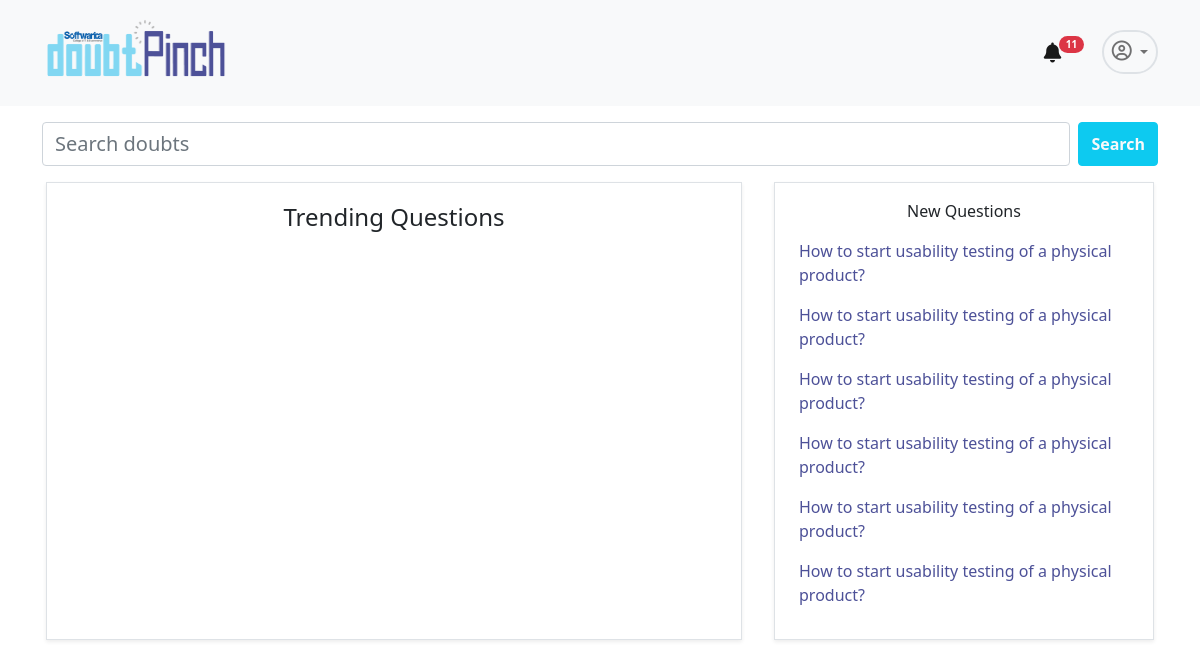
The page /app/home/ on the database as committed earlier.
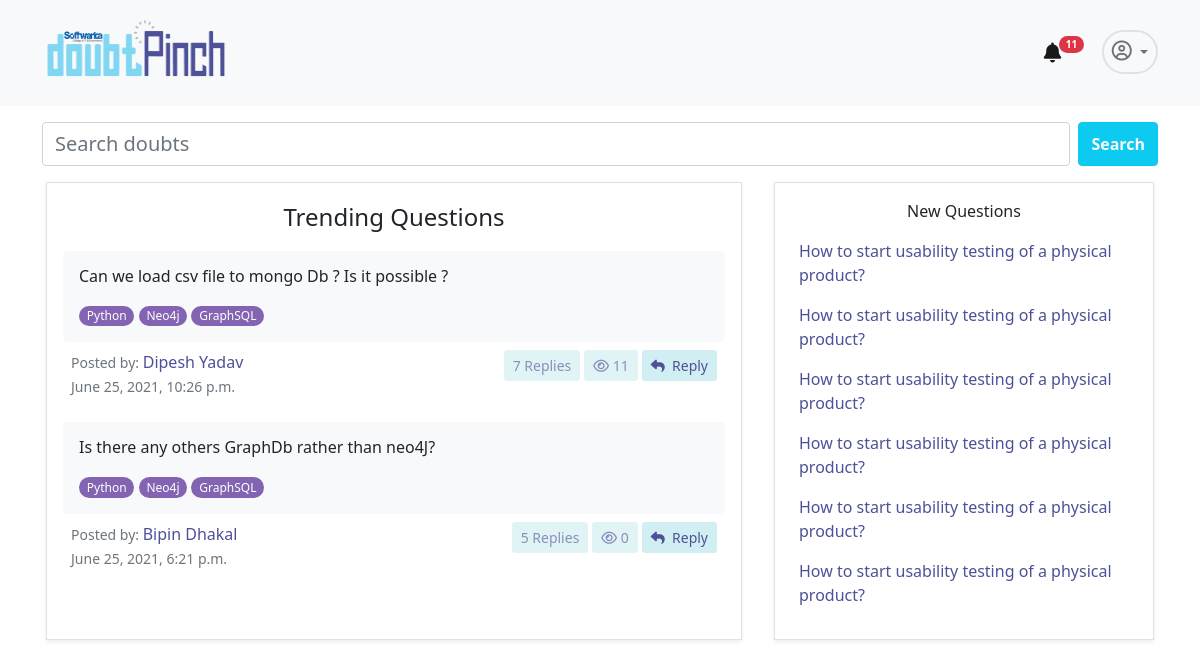
The same page on the database as committed later.
### dpapp/models.py (models this page shows, shortened)
class Doubt(models.Model):
    user= models.ForeignKey(User,on_delete=models.CASCADE)
    title= models.TextField(null=False)
    description=models.TextField(null=True, blank=True)
    created_on = models.DateTimeField(default=datetime.now, blank=True)
    tags=models.CharField(max_length=255, null=True)
    views= models.IntegerField(default=0)
    @property
    def total_replies(self):
        totalreplies = Answer.objects.filter(doubt=self).count()
        return totalreplies

### accounts/models.py (models this page shows, shortened)
class User(AbstractUser):
    username = None#models.CharField(max_length=255, null=True, blank=True)
    email = models.EmailField(
        verbose_name='email address',
        max_length=255,
        unique=True,
    )
    email_confirmed = models.BooleanField(default=False) #initially this field is false but will se chan
    is_active = models.BooleanField(default=False)
    is_staff = models.BooleanField(default=False) # a admin user; non super-user
    is_admin = models.BooleanField(default=False)
    is_seller = models.BooleanField(default=False)
    is_customer = models.BooleanField(default=False)
    USERNAME_FIELD = 'email'
    REQUIRED_FIELDS = [] #emaila nd password are required fields and first name and last name is inherited from the user creation model
    object = UserManager()

### dpapp/views.py (the view)
# urls.py: 2. Add a URL to urlpatterns:  path('', Home.as_view(), name='home')
class Home(ListView):
    template_name="dpapp/home.html"
    model= Doubt
    def get_context_data(self, **kwargs):
        context = super(Home, self).get_context_data(**kwargs)
        doubts=Doubt.objects.all().order_by('-views')
        newdoubts=Doubt.objects.all().order_by('-id')
        paginator= Paginator(doubts, 2)
        page = self.request.GET.get('page')
        try:
            doubts = paginator.page(page)
        except PageNotAnInteger:
            doubts = paginator.page(1)
        except EmptyPage:
            doubts = paginator.page(paginator.num_pages)
        context.update({'doubts':doubts,'newdoubts':newdoubts,'page':page})
        return context

### templates/dpapp/home.html (shortened to what this page needs)
{% extends 'dpapp/base.html' %}
        {% block navbar%}
        <div class="container">
            <form class="d-flex mt-3">
                <input class="form-control me-2 fs-5 fw-light" type="search" placeholder="Search doubts"
                    aria-label="Search">
                <button class="btn btn-info text-light fw-bold" type="submit">Search</button>
            </form>
            <div class="row mt-3 ">
                <div class="col border shadow-sm p-3 mx-3 mb-3">
                    <p class="fw-light fs-4 text-center">Trending Questions</p>
                    {% for i in doubts %}
                    <div class="mt-1">
                        <div class="bg-light mt-2 p-3 rounded-3  ">
                            <p class="h6 text-dark mb-3">{{i.title}}</p>
                            <span class="badge rounded-pill bg-purple fw-normal">Python</span>
                            <span class="badge rounded-pill  bg-purple fw-normal">Neo4j</span>
                            <span class="badge rounded-pill  bg-purple fw-normal">GraphSQL</span>
                        </div>
                        <div class="d-flex bd-highlight mb-3">
                            <div class="me-auto p-2 bd-highlight">
                                <small class="text-muted">Posted by: <span class="fs-6 text-pinch">{{i.user.first_name}} {{i.user.last_name}}</span></small><br>
                                <small class="text-muted">{{i.created_on}}</span></small>
                            </div>
                            <div class="p-2 bd-highlight">
                                <div class="d-flex justify-content-center">
                                    <a href="" class="btn btn-doubt btn-sm text-pinch disabled me-1"> {{i.total_replies}} Replies</a>
                                    <a href="" class="btn btn-doubt btn-sm text-pinch disabled me-1"><i
                                            class="far fa-eye"></i> {{i.views}}</a>
                                    <a href="{% url 'dpapp:detail' i.id %}" class="btn btn-doubt btn-sm text-pinch "><i
                                            class="fas fa-reply"></i>&nbsp; Reply</a>
                                </div>
                            </div>
                        </div>
                    </div>
                    {% endfor %}
                </div>
                <div class="col-lg-4 col-11 border shadow-sm mx-3 py-3 px-4 mb-3">
                    <p class="fw-light fs-6 text-center">New Questions</p>
                    <a href="" class="text-pinch text-decoration-none fs-6">
                        <p>How to start usability testing of a physical product? </p>
                    </a>
                    <a href="" class="text-pinch text-decoration-none fs-6">
                        <p>How to start usability testing of a physical product? </p>
                    </a>
                    <a href="" class="text-pinch text-decoration-none fs-6">
                        <p>How to start usability testing of a physical product? </p>
                    </a>
                    <a href="" class="text-pinch text-decoration-none fs-6">
                        <p>How to start usability testing of a physical product? </p>
                    </a>
                    <a href="" class="text-pinch text-decoration-none fs-6">
                        <p>How to start usability testing of a physical product? </p>
                    </a>
                    <a href="" class="text-pinch text-decoration-none fs-6">
                        <p>How to start usability testing of a physical product? </p>
                    </a>
                </div>
            </div>
        </div>
{% endblock %}

### templates/dpapp/base.html (shortened to what this page needs)
<!DOCTYPE html>
{% load static %}
<html lang="en">
<head>
    <link href="https://cdn.jsdelivr.net/npm/bootstrap@5.0.1/dist/css/bootstrap.min.css" rel="stylesheet"
>
</head>
<body>
    <nav class="navbar navbar-expand-lg navbar-light bg-light">
        <div class="container">
            <a class="navbar-brand" href="{% url 'dpapp:home'%}">
                <img src="{% static 'accounts/pics/logo.png' %}" alt="" width="190" height="80">
            </a>
            <div class="collapse navbar-collapse" id="navbarNavDropdown">
                <ul class="navbar-nav ms-auto ">
                    <li class="nav-item me-2">
                        <a class="nav-link active fs-5" aria-current="page" href="#"><i
                                class="fas fa-bell"></i><span class="badge rounded-pill bg-danger "
                                style="font-size: 10px; position:relative; top:-12px; left:-2px">11</span> </a>
                    </li>
                    <li class="nav-item dropdown ">
                        <a class="nav-link dropdown-toggle border rounded-pill border-2 p-2" href="#"
                            id="navbarDropdownMenuLink" role="button" data-bs-toggle="dropdown"
                            aria-expanded="false">
                            <i class="far fa-user-circle fs-5"></i> {{user.first_name}}
                        </a>
                    </li>
                </ul>
            </div>
        </div>
    </nav>
    {% block navbar %}
    {% endblock %}
</body>
</html>

### templates/dpapp/base.html (style rules this page uses)
.bg-purple { background-color: #8364b2 !important; }
.text-pinch { color: #4D5198; }
.btn-doubt { background-color: #D1EFF2; }

Rows that differ between the two databases and show on the page:
added Doubt: title "Can we load csv file to mongo Db ? Is it possible ?", user.first_name "Dipesh", user.last_name "Yadav", created_on "June 25, 2021, 10:26 p.m.", total_replies "7", views "11"
added Doubt: title "Is there any others GraphDb rather than neo4J?", user.first_name "Bipin", user.last_name "Dhakal", created_on "June 25, 2021, 6:21 p.m.", total_replies "5", views "0"
